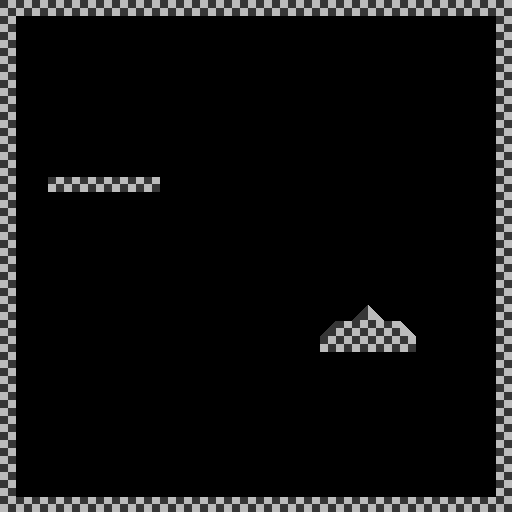

Below is a game level as drawn by its tile map, then a one-line description and the .tmx file that defines it, in full:
An orthogonal 32x32 tile map with 16x16 px tiles, 1 tile layer (Camada de Blocos 1) and 36 objects (21x sphere, 8x box, player_start).

<map version="1.10" tiledversion="1.10.1" orientation="orthogonal" renderorder="right-down" width="32" height="32" tilewidth="16" tileheight="16" infinite="0" nextlayerid="5" nextobjectid="166">
 <editorsettings>
  <export target="tile_map.json" format="json" />
 </editorsettings>
 <tileset firstgid="1" source="tile_set.tsx" />
 <objectgroup id="4" name="collision">
  <object id="148" x="0" y="0" width="16" height="512" />
  <object id="149" x="16" y="0" width="496" height="16" />
  <object id="150" x="496" y="16" width="16" height="496" />
  <object id="151" x="16" y="496" width="480" height="16" />
  <object id="153" x="48" y="176" width="112" height="16" />
  <object id="165" x="320" y="352">
   <polyline points="0,0 96,0 96,-16 80,-32 64,-32 48,-48 32,-32 16,-32 0,-16 0,0" />
  </object>
 </objectgroup>
 <objectgroup id="3" name="objects">
  <object id="22" name="box" x="174" y="451.5">
   <point />
  </object>
  <object id="23" name="box" x="222" y="451.5">
   <point />
  </object>
  <object id="24" name="box" x="206" y="451.5">
   <point />
  </object>
  <object id="25" name="box" x="190" y="435.5">
   <point />
  </object>
  <object id="26" name="sphere" x="222" y="435.5">
   <point />
  </object>
  <object id="27" name="sphere" x="190" y="419.5">
   <point />
  </object>
  <object id="28" name="sphere" x="206" y="419.5">
   <point />
  </object>
  <object id="29" name="sphere" x="196.5" y="403.5">
   <point />
  </object>
  <object id="34" name="sphere" x="393.583" y="262.667">
   <point />
  </object>
  <object id="35" name="sphere" x="361.583" y="246.667">
   <point />
  </object>
  <object id="36" name="sphere" x="377.583" y="246.667">
   <point />
  </object>
  <object id="37" name="sphere" x="368.083" y="230.667">
   <point />
  </object>
  <object id="38" name="box" x="117" y="334">
   <point />
  </object>
  <object id="39" name="box" x="165" y="334">
   <point />
  </object>
  <object id="40" name="box" x="149" y="334">
   <point />
  </object>
  <object id="41" name="box" x="133" y="318">
   <point />
  </object>
  <object id="42" name="sphere" x="165" y="318">
   <point />
  </object>
  <object id="43" name="sphere" x="133" y="302">
   <point />
  </object>
  <object id="44" name="sphere" x="149" y="302">
   <point />
  </object>
  <object id="45" name="sphere" x="139.5" y="286">
   <point />
  </object>
  <object id="142" name="player_start" x="96" y="144">
   <point />
  </object>
  <object id="154" name="sphere" x="369.5" y="284.75">
   <point />
  </object>
  <object id="155" name="sphere" x="337.5" y="268.75">
   <point />
  </object>
  <object id="156" name="sphere" x="353.5" y="268.75">
   <point />
  </object>
  <object id="157" name="sphere" x="391" y="217.75">
   <point />
  </object>
  <object id="158" name="sphere" x="359" y="201.75">
   <point />
  </object>
  <object id="159" name="sphere" x="375" y="201.75">
   <point />
  </object>
  <object id="160" name="sphere" x="331" y="211.25">
   <point />
  </object>
  <object id="161" name="sphere" x="299" y="195.25">
   <point />
  </object>
  <object id="162" name="sphere" x="315" y="195.25">
   <point />
  </object>
 </objectgroup>
 <layer id="1" name="Camada de Blocos 1" width="32" height="32">
  <data encoding="csv">
12,12,12,12,12,12,12,12,12,12,12,12,12,12,12,12,12,12,12,12,12,12,12,12,12,12,12,12,12,12,12,12,
12,0,0,0,0,0,0,0,0,0,0,0,0,0,0,0,0,0,0,0,0,0,0,0,0,0,0,0,0,0,0,12,
12,0,0,0,0,0,0,0,0,0,0,0,0,0,0,0,0,0,0,0,0,0,0,0,0,0,0,0,0,0,0,12,
12,0,0,0,0,0,0,0,0,0,0,0,0,0,0,0,0,0,0,0,0,0,0,0,0,0,0,0,0,0,0,12,
12,0,0,0,0,0,0,0,0,0,0,0,0,0,0,0,0,0,0,0,0,0,0,0,0,0,0,0,0,0,0,12,
12,0,0,0,0,0,0,0,0,0,0,0,0,0,0,0,0,0,0,0,0,0,0,0,0,0,0,0,0,0,0,12,
12,0,0,0,0,0,0,0,0,0,0,0,0,0,0,0,0,0,0,0,0,0,0,0,0,0,0,0,0,0,0,12,
12,0,0,0,0,0,0,0,0,0,0,0,0,0,0,0,0,0,0,0,0,0,0,0,0,0,0,0,0,0,0,12,
12,0,0,0,0,0,0,0,0,0,0,0,0,0,0,0,0,0,0,0,0,0,0,0,0,0,0,0,0,0,0,12,
12,0,0,0,0,0,0,0,0,0,0,0,0,0,0,0,0,0,0,0,0,0,0,0,0,0,0,0,0,0,0,12,
12,0,0,0,0,0,0,0,0,0,0,0,0,0,0,0,0,0,0,0,0,0,0,0,0,0,0,0,0,0,0,12,
12,0,0,2,2,2,2,2,2,2,0,0,0,0,0,0,0,0,0,0,0,0,0,0,0,0,0,0,0,0,0,12,
12,0,0,0,0,0,0,0,0,0,0,0,0,0,0,0,0,0,0,0,0,0,0,0,0,0,0,0,0,0,0,12,
12,0,0,0,0,0,0,0,0,0,0,0,0,0,0,0,0,0,0,0,0,0,0,0,0,0,0,0,0,0,0,12,
12,0,0,0,0,0,0,0,0,0,0,0,0,0,0,0,0,0,0,0,0,0,0,0,0,0,0,0,0,0,0,12,
12,0,0,0,0,0,0,0,0,0,0,0,0,0,0,0,0,0,0,0,0,0,0,0,0,0,0,0,0,0,0,12,
12,0,0,0,0,0,0,0,0,0,0,0,0,0,0,0,0,0,0,0,0,0,0,0,0,0,0,0,0,0,0,12,
12,0,0,0,0,0,0,0,0,0,0,0,0,0,0,0,0,0,0,0,0,0,0,0,0,0,0,0,0,0,0,12,
12,0,0,0,0,0,0,0,0,0,0,0,0,0,0,0,0,0,0,0,0,0,0,0,0,0,0,0,0,0,0,12,
12,0,0,0,0,0,0,0,0,0,0,0,0,0,0,0,0,0,0,0,0,0,3,4,0,0,0,0,0,0,0,12,
12,0,0,0,0,0,0,0,0,0,0,0,0,0,0,0,0,0,0,0,3,2,12,12,2,4,0,0,0,0,0,12,
12,0,0,0,0,0,0,0,0,0,0,0,0,0,0,0,0,0,0,0,12,12,12,12,12,12,0,0,0,0,0,12,
12,0,0,0,0,0,0,0,0,0,0,0,0,0,0,0,0,0,0,0,0,0,0,0,0,0,0,0,0,0,0,12,
12,0,0,0,0,0,0,0,0,0,0,0,0,0,0,0,0,0,0,0,0,0,0,0,0,0,0,0,0,0,0,12,
12,0,0,0,0,0,0,0,0,0,0,0,0,0,0,0,0,0,0,0,0,0,0,0,0,0,0,0,0,0,0,12,
12,0,0,0,0,0,0,0,0,0,0,0,0,0,0,0,0,0,0,0,0,0,0,0,0,0,0,0,0,0,0,12,
12,0,0,0,0,0,0,0,0,0,0,0,0,0,0,0,0,0,0,0,0,0,0,0,0,0,0,0,0,0,0,12,
12,0,0,0,0,0,0,0,0,0,0,0,0,0,0,0,0,0,0,0,0,0,0,0,0,0,0,0,0,0,0,12,
12,0,0,0,0,0,0,0,0,0,0,0,0,0,0,0,0,0,0,0,0,0,0,0,0,0,0,0,0,0,0,12,
12,0,0,0,0,0,0,0,0,0,0,0,0,0,0,0,0,0,0,0,0,0,0,0,0,0,0,0,0,0,0,12,
12,0,0,0,0,0,0,0,0,0,0,0,0,0,0,0,0,0,0,0,0,0,0,0,0,0,0,0,0,0,0,12,
12,2,2,2,2,2,2,2,2,2,2,2,2,2,2,2,2,2,2,2,2,2,2,2,2,2,2,2,2,2,2,12
</data>
 </layer>
</map>